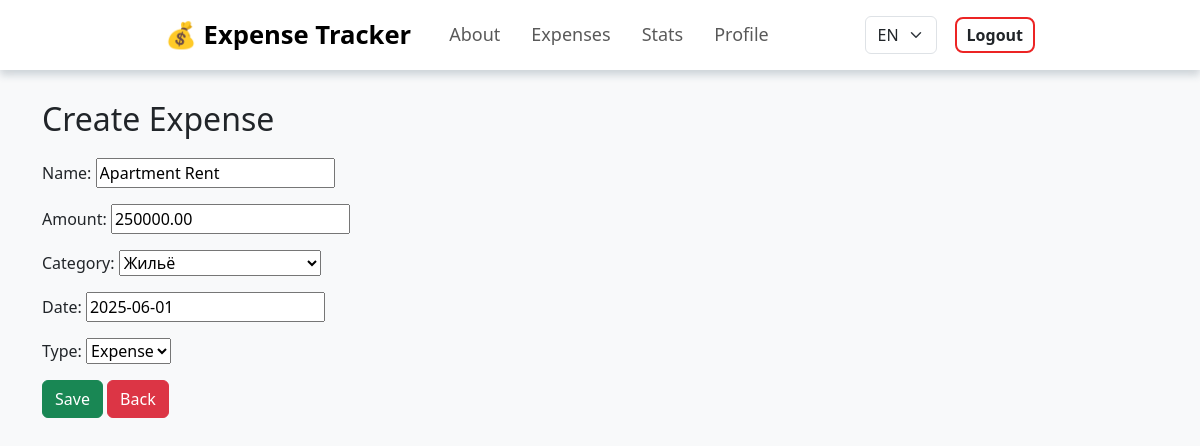
/35/update/ (signed in), run on the app's committed database.
### expense_tracker/models.py (models this page shows, shortened)
class Expense(models.Model):
    INCOME = 'income'
    EXPENSE = 'expense'
    TYPE_CHOICES = [
        (INCOME, _("Income")),
        (EXPENSE, _("Expense")),
    ]
    user = models.ForeignKey(User, on_delete=models.CASCADE, verbose_name=_("User"))
    name = models.CharField(max_length=255, verbose_name=_("Name"))
    amount = models.DecimalField(max_digits=10, decimal_places=2, verbose_name=_("Amount"))
    category = models.ForeignKey('Category', on_delete=models.CASCADE, verbose_name=_("Category"))
    date = models.DateField(verbose_name=_("Date"))
    type = models.CharField(max_length=7, choices=TYPE_CHOICES, blank=False, verbose_name=_("Type"))

class Category(models.Model):
    name = models.CharField(max_length=100, unique=True, verbose_name=_("Category Name"))
    def __str__(self):
        return self.name

### expense_tracker/views.py (the view)
# urls.py: path('<int:pk>/update/', ExpenseUpdateView.as_view(), name='expense-update'),
class ExpenseUpdateView(LoginRequiredMixin, UpdateView):
    model = Expense
    form_class = ExpenseForm
    template_name = 'expense_form.html'
    success_url = reverse_lazy('expense-list')
    def get_queryset(self):
        return Expense.objects.filter(user=self.request.user)

### expense_tracker/forms.py
class ExpenseForm(forms.ModelForm):
    class Meta:
        model = Expense
        fields = ['name', 'amount', 'category', 'date', 'type']
        labels = {
            'name': _("Name"),
            'amount': _("Amount"),
            'category': _("Category"),
            'date': _("Date"),
            'type': _("Type"),
        }

### expense_tracker/templates/expense_form.html (shortened to what this page needs)
{% extends 'base.html' %}
{% load i18n %}
{% load static %}
{% block content %}
<h2 class="heading">
  {% with edit="Edit Expense" create="Create Expense" %}
    {{ view.object.pk|yesno:edit|add:''|add:create }}
  {% endwith %}
</h2>
<form method="post">
    {{ form.as_p }}
    <button type="submit" class="btn btn-success">{% trans "Save" %}</button>
    <a href="{% url 'expense-list' %}" class="btn btn-danger">{% trans "Back" %}</a>
</form>
{% endblock %}

### expense_tracker/static/css/style.css (style rules this page uses)
body { font-family: 'Segoe UI', Tahoma, Geneva, Verdana, sans-serif; background-color: #f5f5f5; }
.heading { margin-top: 30px; margin-bottom: 20px; }

### data on the page
Expense: object.pk|add "Create Expense", name "Apartment Rent", amount "250000.00", category "Жильё", date "2025-06-01", type "Expense"
